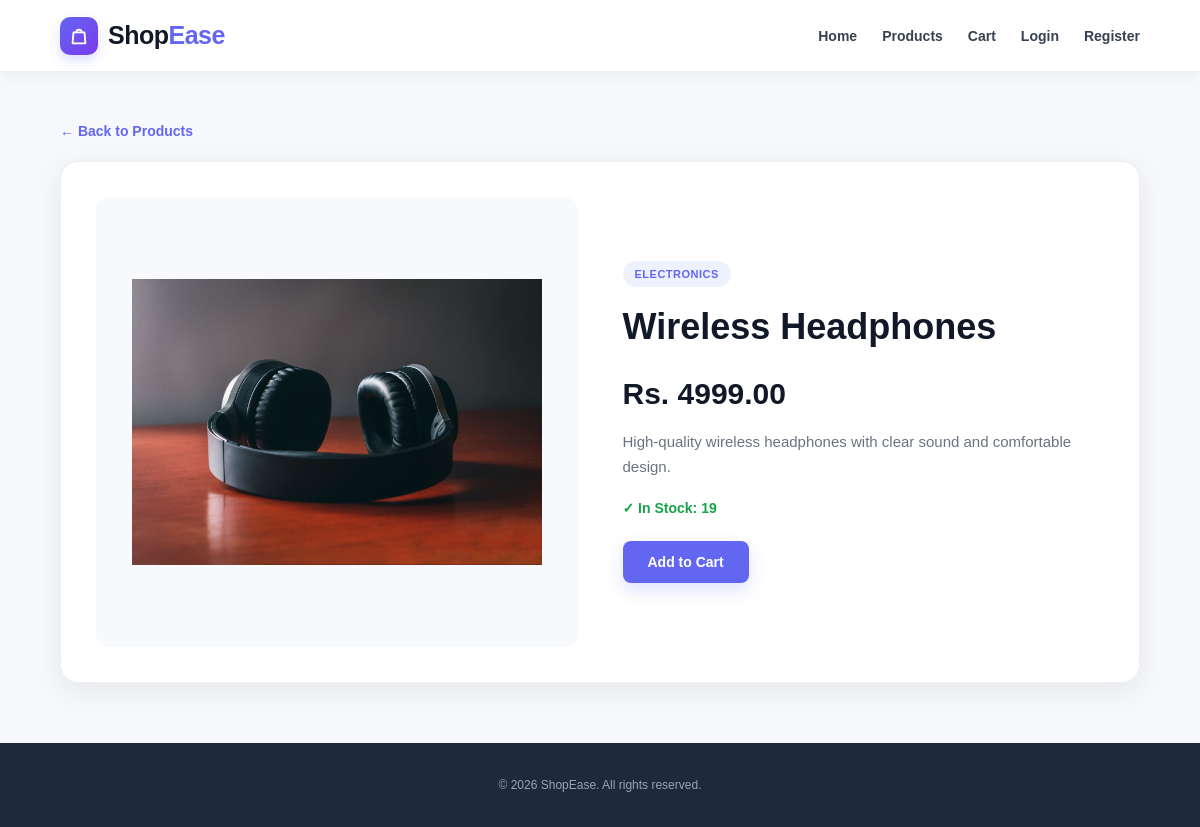
/product/1/, run on the app's committed database.
### store/models.py (models this page shows, shortened)
class Product(models.Model):
    name = models.CharField(max_length=200)
    description = models.TextField()
    price = models.DecimalField(max_digits=10, decimal_places=2)
    image = models.ImageField(
    upload_to='products/',
    blank=True,
    null=True
)
    stock = models.PositiveIntegerField(default=0)
    category = models.CharField(max_length=100, blank=True)
    created_at = models.DateTimeField(auto_now_add=True)

### store/views.py (the view)
def product_detail(request, product_id):
    product = get_object_or_404(
        Product,
        id=product_id
    )
    return render(
        request,
        'product_detail.html',
        {
            'product': product
        }
    )

### templates/product_detail.html (shortened to what this page needs)
<!DOCTYPE html>
<html lang="en">
<head>
</head>
<body>
<header>
    <a href="{% url 'home' %}" class="brand">
        <div class="logo-mark">
            <svg viewBox="0 0 24 24">
                <path d="M6 8h12l1 12H5L6 8Z"></path>
                <path d="M9 8a3 3 0 0 1 6 0"></path>
            </svg>
        </div>
        <div class="logo-text">
            Shop<span>Ease</span>
        </div>
    </a>
    <nav>
        <a href="{% url 'home' %}">
            Home
        </a>
        <a href="{% url 'home' %}#products">
            Products
        </a>
        <a
            href="{% url 'cart' %}"
            class="nav-cart"
        >
            Cart
        </a>
        {% if user.is_authenticated %}
            <span class="welcome">
                Welcome, {{ user.username }}
            </span>
            <a href="{% url 'my_orders' %}">
                My Orders
            </a>
            <a href="{% url 'logout' %}">
                Logout
            </a>
        {% else %}
            <a
                href="{% url 'login' %}"
                class="nav-login"
            >
                Login
            </a>
            <a
                href="{% url 'register' %}"
                class="nav-register"
            >
                Register
            </a>
        {% endif %}
    </nav>
</header>
<main class="details-container">
    <a
        href="{% url 'home' %}"
        class="back-link"
    >
        ← Back to Products
    </a>
    <div class="product-details">
        <div>
            {% if product.image %}
                <div class="image-wrapper">
                    <img
                        src="{{ product.image.url }}"
                        alt="{{ product.name }}"
                        class="product-image"
                    >
                </div>
            {% else %}
                <div class="no-image">
                    No Image
                </div>
            {% endif %}
        </div>
        <div class="product-info">
            <div class="category">
                {{ product.category }}
            </div>
            <h1>
                {{ product.name }}
            </h1>
            <div class="price">
                Rs. {{ product.price }}
            </div>
            <p class="description">
                {{ product.description }}
            </p>
            <div class="stock">
                {% if product.stock > 0 %}
                    <span class="in-stock">
                        ✓ In Stock: {{ product.stock }}
                    </span>
                {% else %}
                    <span class="out-of-stock">
                        ✕ Out of Stock
                    </span>
                {% endif %}
            </div>
            {% if product.stock > 0 %}
                <a
                    href="{% url 'add_to_cart' product.id %}"
                    class="cart-btn"
                >
                    Add to Cart
                </a>
            {% endif %}
        </div>
    </div>
</main>
<footer>
    <p>
        © 2026 ShopEase. All rights reserved.
    </p>
</footer>
</body>
</html>

### templates/product_detail.html (style rules this page uses)
* { margin: 0; padding: 0; box-sizing: border-box; }
body { font-family: Arial, Helvetica, sans-serif; background: #f7f8fc; color: #1f2937; }
a { text-decoration: none; }
header { background: #ffffff; min-height: 72px; padding: 14px 60px; display: flex; align-items: center; justify-content: space-between; position: sticky; top: 0; z-index: 1000; border-bottom: 1px solid #eeeeee; box-shadow: 0 3px 15px rgba(0, 0, 0, 0.05); }
.brand { display: flex; align-items: center; gap: 10px; }
.logo-mark { width: 38px; height: 38px; border-radius: 10px; background: linear-gradient( 135deg, #6366f1, #7c3aed ); display: flex; align-items: center; justify-content: center; box-shadow: 0 5px 12px rgba(99, 102, 241, 0.22); }
.logo-mark svg { width: 22px; height: 22px; fill: none; stroke: white; stroke-width: 2; stroke-linecap: round; stroke-linejoin: round; }
.logo-text { font-size: 25px; font-weight: 800; letter-spacing: -0.5px; color: #111827; }
.logo-text span { color: #6366f1; }
nav { display: flex; align-items: center; gap: 25px; flex-wrap: wrap; }
nav a { color: #374151; font-size: 14px; font-weight: 600; transition: 0.25s; }
.nav-cart, .nav-login, .nav-register { background: transparent; border: none; color: #374151 !important; padding: 0; }
.details-container { width: 90%; max-width: 1100px; margin: 50px auto; }
.back-link { display: inline-block; margin-bottom: 22px; color: #6366f1; font-size: 14px; font-weight: 600; transition: 0.25s; }
.product-details { background: white; border-radius: 18px; padding: 35px; display: grid; grid-template-columns: 1fr 1fr; gap: 45px; box-shadow: 0 8px 30px rgba(0, 0, 0, 0.07); border: 1px solid #eceef3; }
.image-wrapper { width: 100%; height: 450px; background: #f8f9fc; border-radius: 14px; display: flex; align-items: center; justify-content: center; overflow: hidden; }
.product-image { width: 100%; height: 100%; max-width: 450px; object-fit: contain; padding: 20px; display: block; transition: transform 0.3s; }
.product-info { display: flex; flex-direction: column; justify-content: center; }
.category { display: inline-block; width: fit-content; background: #eef2ff; color: #6366f1; padding: 7px 12px; border-radius: 20px; font-size: 11px; font-weight: bold; text-transform: uppercase; letter-spacing: 0.5px; margin-bottom: 18px; }
.product-info h1 { font-size: 36px; line-height: 1.2; color: #111827; margin-bottom: 10px; }
.price { font-size: 30px; font-weight: 800; color: #111827; margin: 18px 0; }
.description { color: #6b7280; line-height: 1.7; font-size: 15px; margin-bottom: 20px; }
.stock { font-size: 14px; margin-bottom: 25px; }
.in-stock { color: #16a34a; font-weight: bold; }
.cart-btn { display: inline-block; width: fit-content; background: #6366f1; color: white; padding: 13px 25px; border-radius: 8px; font-size: 14px; font-weight: bold; transition: 0.25s; box-shadow: 0 7px 18px rgba(99, 102, 241, 0.20); }
footer { background: #1e293b; color: white; text-align: center; padding: 35px 20px; margin-top: 60px; }
footer p { color: #9ca3af; font-size: 12px; }

### data on the page
Product: image (picture), category "ELECTRONICS", name "Wireless Headphones", price "4999.00", description "High-quality wireless headphones with clear sound and comfortable design.", stock "19"
